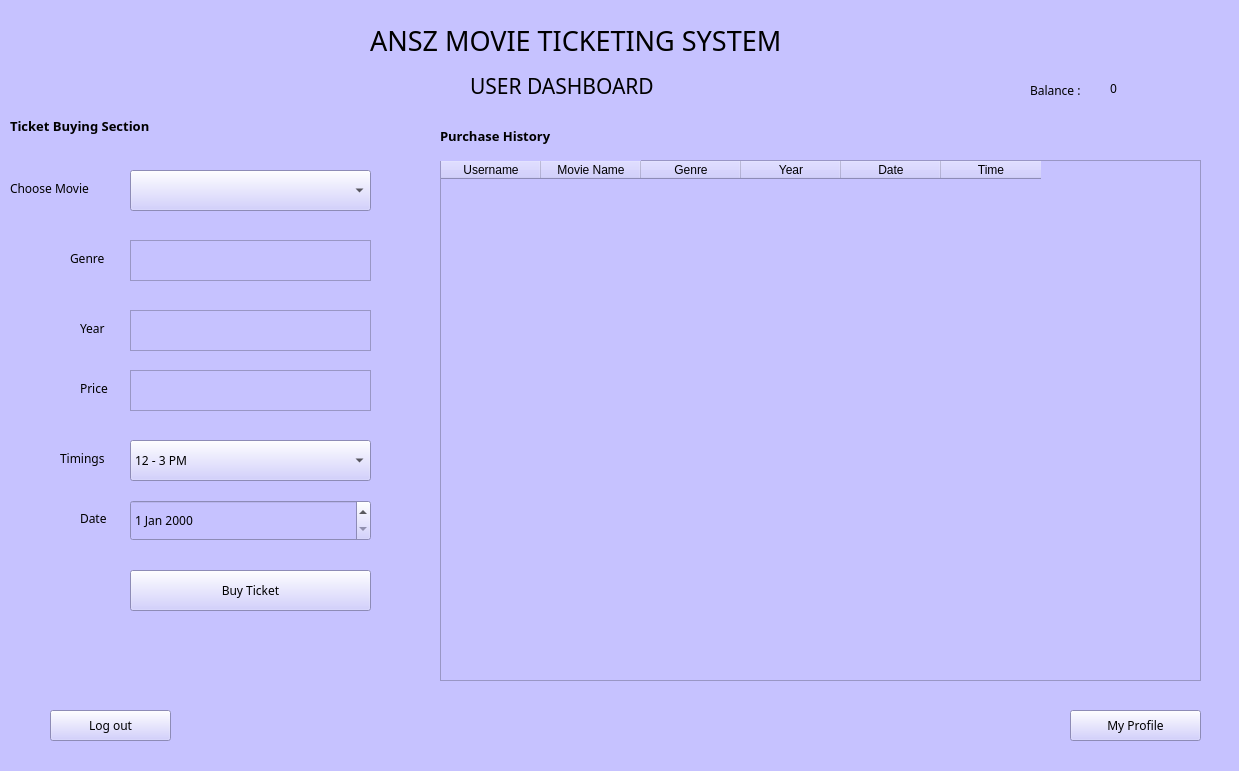
<?xml version="1.0" encoding="UTF-8"?>
<ui version="4.0">
 <class>user_window</class>
 <widget class="QMainWindow" name="user_window">
  <property name="geometry">
   <rect>
    <x>0</x>
    <y>0</y>
    <width>1239</width>
    <height>771</height>
   </rect>
  </property>
  <property name="windowTitle">
   <string>User Dashboard</string>
  </property>
  <property name="styleSheet">
   <string notr="true">background-color:rgb(198, 194, 255)</string>
  </property>
  <widget class="QWidget" name="centralwidget">
   <widget class="QLabel" name="label">
    <property name="geometry">
     <rect>
      <x>370</x>
      <y>-20</y>
      <width>521</width>
      <height>121</height>
     </rect>
    </property>
    <property name="font">
     <font>
      <family>Poppins</family>
      <pointsize>20</pointsize>
     </font>
    </property>
    <property name="text">
     <string>ANSZ MOVIE TICKETING SYSTEM</string>
    </property>
   </widget>
   <widget class="QLabel" name="label_2">
    <property name="geometry">
     <rect>
      <x>470</x>
      <y>60</y>
      <width>521</width>
      <height>51</height>
     </rect>
    </property>
    <property name="font">
     <font>
      <family>Poppins</family>
      <pointsize>16</pointsize>
     </font>
    </property>
    <property name="text">
     <string>USER DASHBOARD</string>
    </property>
   </widget>
   <widget class="QComboBox" name="comboBox">
    <property name="geometry">
     <rect>
      <x>130</x>
      <y>170</y>
      <width>241</width>
      <height>41</height>
     </rect>
    </property>
   </widget>
   <widget class="QTextEdit" name="textEdit">
    <property name="geometry">
     <rect>
      <x>130</x>
      <y>240</y>
      <width>241</width>
      <height>41</height>
     </rect>
    </property>
    <property name="readOnly">
     <bool>true</bool>
    </property>
   </widget>
   <widget class="QTextEdit" name="textEdit_2">
    <property name="geometry">
     <rect>
      <x>130</x>
      <y>310</y>
      <width>241</width>
      <height>41</height>
     </rect>
    </property>
    <property name="readOnly">
     <bool>true</bool>
    </property>
   </widget>
   <widget class="QTextEdit" name="textEdit_3">
    <property name="geometry">
     <rect>
      <x>130</x>
      <y>370</y>
      <width>241</width>
      <height>41</height>
     </rect>
    </property>
    <property name="readOnly">
     <bool>true</bool>
    </property>
   </widget>
   <widget class="QComboBox" name="comboBox_2">
    <property name="geometry">
     <rect>
      <x>130</x>
      <y>440</y>
      <width>241</width>
      <height>41</height>
     </rect>
    </property>
    <property name="font">
     <font>
      <family>Poppins</family>
      <pointsize>9</pointsize>
     </font>
    </property>
    <item>
     <property name="text">
      <string>12 - 3 PM</string>
     </property>
    </item>
    <item>
     <property name="text">
      <string>3 - 6 PM</string>
     </property>
    </item>
    <item>
     <property name="text">
      <string>6 - 9 PM</string>
     </property>
    </item>
   </widget>
   <widget class="QPushButton" name="pushButton">
    <property name="geometry">
     <rect>
      <x>130</x>
      <y>570</y>
      <width>241</width>
      <height>41</height>
     </rect>
    </property>
    <property name="font">
     <font>
      <family>Poppins</family>
      <pointsize>9</pointsize>
     </font>
    </property>
    <property name="text">
     <string>Buy Ticket</string>
    </property>
   </widget>
   <widget class="QLabel" name="label_3">
    <property name="geometry">
     <rect>
      <x>10</x>
      <y>100</y>
      <width>201</width>
      <height>51</height>
     </rect>
    </property>
    <property name="font">
     <font>
      <family>Poppins</family>
      <pointsize>10</pointsize>
      <weight>75</weight>
      <bold>true</bold>
     </font>
    </property>
    <property name="text">
     <string>Ticket Buying Section</string>
    </property>
   </widget>
   <widget class="QLabel" name="label_4">
    <property name="geometry">
     <rect>
      <x>10</x>
      <y>180</y>
      <width>111</width>
      <height>16</height>
     </rect>
    </property>
    <property name="font">
     <font>
      <family>Poppins</family>
      <pointsize>9</pointsize>
     </font>
    </property>
    <property name="text">
     <string>Choose Movie</string>
    </property>
   </widget>
   <widget class="QLabel" name="label_5">
    <property name="geometry">
     <rect>
      <x>70</x>
      <y>250</y>
      <width>51</width>
      <height>16</height>
     </rect>
    </property>
    <property name="font">
     <font>
      <family>Poppins</family>
      <pointsize>9</pointsize>
     </font>
    </property>
    <property name="text">
     <string>Genre</string>
    </property>
   </widget>
   <widget class="QLabel" name="label_6">
    <property name="geometry">
     <rect>
      <x>80</x>
      <y>320</y>
      <width>41</width>
      <height>16</height>
     </rect>
    </property>
    <property name="font">
     <font>
      <family>Poppins</family>
      <pointsize>9</pointsize>
     </font>
    </property>
    <property name="text">
     <string>Year</string>
    </property>
   </widget>
   <widget class="QLabel" name="label_7">
    <property name="geometry">
     <rect>
      <x>80</x>
      <y>380</y>
      <width>41</width>
      <height>16</height>
     </rect>
    </property>
    <property name="font">
     <font>
      <family>Poppins</family>
      <pointsize>9</pointsize>
     </font>
    </property>
    <property name="text">
     <string>Price</string>
    </property>
   </widget>
   <widget class="QLabel" name="label_8">
    <property name="geometry">
     <rect>
      <x>60</x>
      <y>450</y>
      <width>61</width>
      <height>16</height>
     </rect>
    </property>
    <property name="font">
     <font>
      <family>Poppins</family>
      <pointsize>9</pointsize>
     </font>
    </property>
    <property name="text">
     <string>Timings</string>
    </property>
   </widget>
   <widget class="QDateEdit" name="dateEdit">
    <property name="geometry">
     <rect>
      <x>130</x>
      <y>500</y>
      <width>241</width>
      <height>41</height>
     </rect>
    </property>
    <property name="font">
     <font>
      <family>Poppins</family>
      <pointsize>9</pointsize>
     </font>
    </property>
   </widget>
   <widget class="QLabel" name="label_9">
    <property name="geometry">
     <rect>
      <x>80</x>
      <y>510</y>
      <width>41</width>
      <height>16</height>
     </rect>
    </property>
    <property name="font">
     <font>
      <family>Poppins</family>
      <pointsize>9</pointsize>
     </font>
    </property>
    <property name="text">
     <string>Date</string>
    </property>
   </widget>
   <widget class="QPushButton" name="pushButton_2">
    <property name="geometry">
     <rect>
      <x>50</x>
      <y>710</y>
      <width>121</width>
      <height>31</height>
     </rect>
    </property>
    <property name="font">
     <font>
      <family>Poppins</family>
      <pointsize>9</pointsize>
     </font>
    </property>
    <property name="text">
     <string>Log out</string>
    </property>
   </widget>
   <widget class="QTableWidget" name="tableWidget">
    <property name="geometry">
     <rect>
      <x>440</x>
      <y>160</y>
      <width>761</width>
      <height>521</height>
     </rect>
    </property>
    <column>
     <property name="text">
      <string>Username</string>
     </property>
    </column>
    <column>
     <property name="text">
      <string>Movie Name</string>
     </property>
    </column>
    <column>
     <property name="text">
      <string>Genre</string>
     </property>
    </column>
    <column>
     <property name="text">
      <string>Year</string>
     </property>
    </column>
    <column>
     <property name="text">
      <string>Date</string>
     </property>
    </column>
    <column>
     <property name="text">
      <string>Time</string>
     </property>
    </column>
   </widget>
   <widget class="QLabel" name="label_10">
    <property name="geometry">
     <rect>
      <x>440</x>
      <y>110</y>
      <width>201</width>
      <height>51</height>
     </rect>
    </property>
    <property name="font">
     <font>
      <family>Poppins</family>
      <pointsize>10</pointsize>
      <weight>75</weight>
      <bold>true</bold>
     </font>
    </property>
    <property name="text">
     <string>Purchase History</string>
    </property>
   </widget>
   <widget class="QLabel" name="label_11">
    <property name="geometry">
     <rect>
      <x>1030</x>
      <y>80</y>
      <width>71</width>
      <height>21</height>
     </rect>
    </property>
    <property name="font">
     <font>
      <family>Poppins</family>
      <pointsize>9</pointsize>
     </font>
    </property>
    <property name="text">
     <string>Balance :</string>
    </property>
   </widget>
   <widget class="QLabel" name="balance">
    <property name="geometry">
     <rect>
      <x>1110</x>
      <y>80</y>
      <width>55</width>
      <height>16</height>
     </rect>
    </property>
    <property name="font">
     <font>
      <family>Poppins</family>
      <pointsize>9</pointsize>
     </font>
    </property>
    <property name="text">
     <string>0</string>
    </property>
   </widget>
   <widget class="QPushButton" name="pushButton_3">
    <property name="geometry">
     <rect>
      <x>1070</x>
      <y>710</y>
      <width>131</width>
      <height>31</height>
     </rect>
    </property>
    <property name="font">
     <font>
      <family>Poppins</family>
      <pointsize>9</pointsize>
     </font>
    </property>
    <property name="text">
     <string>My Profile</string>
    </property>
   </widget>
  </widget>
  <widget class="QStatusBar" name="statusbar"/>
 </widget>
 <resources>
  <include location="logo.qrc"/>
 </resources>
 <connections/>
</ui>
